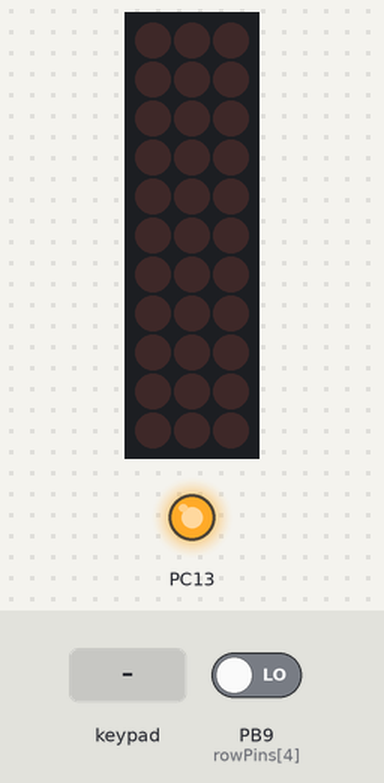
Simulated run of this program. Board: STM32 Black Pill. Shown: 3×11 LED matrix, output pins drawn as LEDs (lit = HIGH). Wiring (inferred from the names in the program): 4×2 keypad with keys 1 2 3 4 5 6 7 8 (labels assumed): rows PB5, PB6, PB7, PB8; columns PA5, PA8; LED matrix (orientation assumed): rows PA2, PA3, PA4, PA6, PA7, PA9, PB0, PB2, PB10, PB14, PB15; columns PB1, PA1, PA0. Dashed ring = blinking. Inputs (shaded band) come from the test bench; at power-on: PB9 (rowPins[4]) LOW. USB keyboard and mouse output is not drawn; pins used as bus, display or sensor lines are not drawn.

Above: at 1.2 s.
1.3 s: keypad keys 1 2 pressed 0.4 s apart
At 1.37 s:
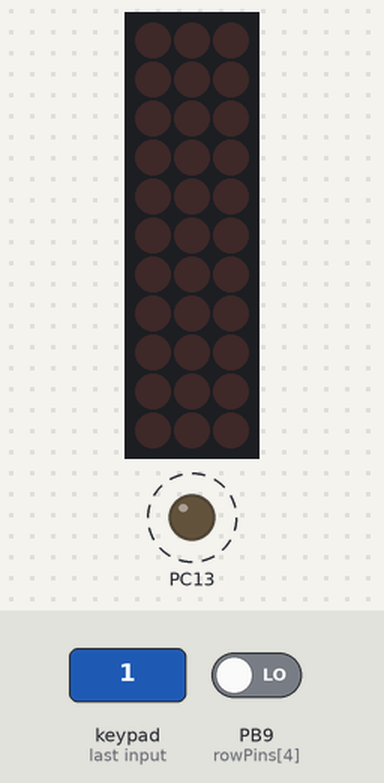
Timing chart, 0 to 4.3 s (numbered marks = the images above; inputs shaded):
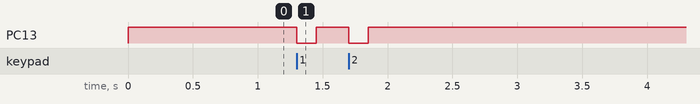

The program:

main.cpp
```cpp
#include <Arduino.h>
#include "Keyboard.h"
#include "keymap.h"

int keyPressed[5][16];

void setup()
{
  Keyboard.begin();
  pinMode(PC13, OUTPUT);

  for (int i = 0; i < ROWS; i++)
  {
    pinMode(rowPins[i], INPUT_PULLDOWN);
  }
  for (int i = 0; i < COLUMNS; i++)
  {
    pinMode(columnPins[i], OUTPUT);
    digitalWrite(columnPins[i], LOW);
  }
}

void loop()
{
  for (int i = 0; i < COLUMNS; i++)
  {

    digitalWrite(columnPins[i], HIGH);

    int rowValues[ROWS];
    for (int j = 0; j < ROWS; j++)
    {
      rowValues[j] = digitalRead(rowPins[j]);
    }

    for (int j = 0; j < ROWS; j++)
    {
      if (rowValues[j] == 1 && !keyPressed[j][i])
      {
        keyPressed[j][i] = true;
        digitalWrite(PC13, HIGH);

        if (j == 4 && i == 10)
          continue;

        if (keyPressed[4][10] && j == 0 && i <= 12) // fnKey
        {
          Keyboard.press(layer2[j][i]);
        }
        else
        {
          Keyboard.press(layer1[j][i]);
        }
      }
    }

    for (int j = 0; j < ROWS; j++)
    {
      if (rowValues[j] == 0 && keyPressed[j][i])
      {
        keyPressed[j][i] = false;
        digitalWrite(PC13, LOW);

        if (j == 4 && i == 10)
          continue;

        if (keyPressed[4][10] && j == 0 && i <= 12) // fnKey
        {
          Keyboard.release(layer2[j][i]);
        }
        else
        {
          Keyboard.release(layer1[j][i]);
        }
      }
    }

    digitalWrite(columnPins[i], LOW);
  }
}
```

keymap.h
```cpp
#include "Keyboard.h"

#define KEY_FN 0
#define KEY_PRTSCRN 0x46 + 136
#define ROWS 5
#define COLUMNS 16

int rowPins[5] = {PB5, PB6, PB7, PB8, PB9};
int columnPins[16] = {PB14, PB15, PA8, PA9, PB10, PB2, PB1, PB0, PA7, PA6, PA5, PA4, PA3, PA2, PA1, PA0};

char layer1[5][16] = {
    {KEY_ESC, '1', '2', '3', '4', '5', '6', '7', '8', '9', '0', '-', '=', KEY_BACKSPACE, KEY_INSERT, KEY_HOME},
    {KEY_TAB, 'q', 'w', 'e', 'r', 't', 'y', 'u', 'i', 'o', 'p', '[', ']', '\\', KEY_DELETE, KEY_END},
    {KEY_CAPS_LOCK, 'a', 's', 'd', 'f', 'g', 'h', 'j', 'k', 'l', ';', '\'', 0, '\n', KEY_PRTSCRN, KEY_PAGE_UP},
    {KEY_LEFT_SHIFT, 'z', 'x', 'c', 'v', 'b', 'n', 'm', ',', '.', '/', 0, 0, KEY_RIGHT_SHIFT, KEY_UP_ARROW, KEY_PAGE_DOWN},
    {KEY_LEFT_CTRL, KEY_LEFT_GUI, KEY_LEFT_ALT, 0, 0, ' ', 0, 0, 0, KEY_RIGHT_ALT, KEY_FN, KEY_RIGHT_CTRL, 0, KEY_LEFT_ARROW, KEY_DOWN_ARROW, KEY_RIGHT_ARROW}};

char layer2[5][16] = {
    {'`', KEY_F1, KEY_F2, KEY_F3, KEY_F4, KEY_F5, KEY_F6, KEY_F7, KEY_F8, KEY_F9, KEY_F10, KEY_F11, KEY_F12},
    {},
    {},
    {},
    {}};
```

Measured:
- after the input at 1.3 s, PC13: alternates HIGH for 0.25 s and LOW for 0.15 s, 4 changes in all, then stays HIGH, starting at once
